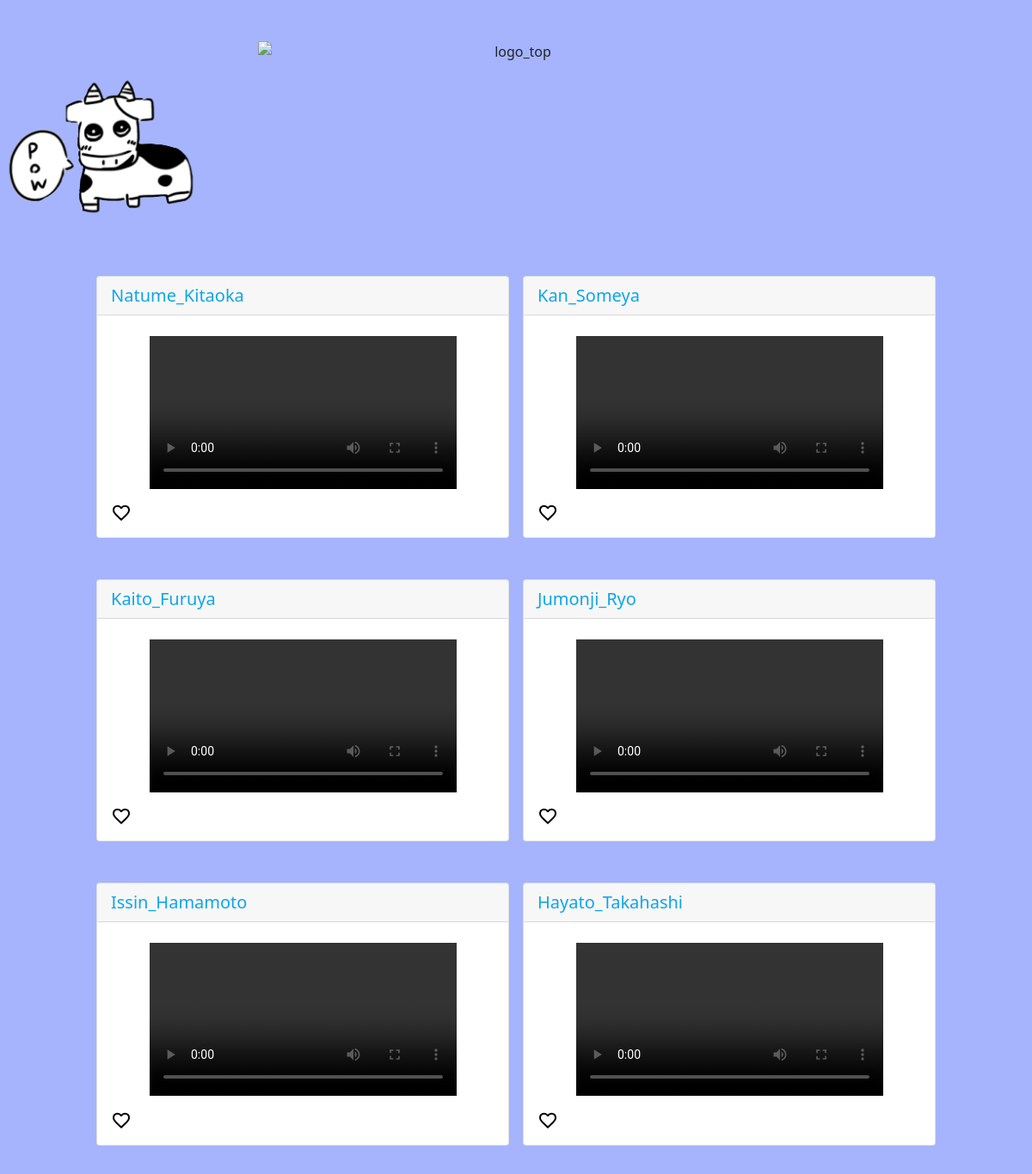
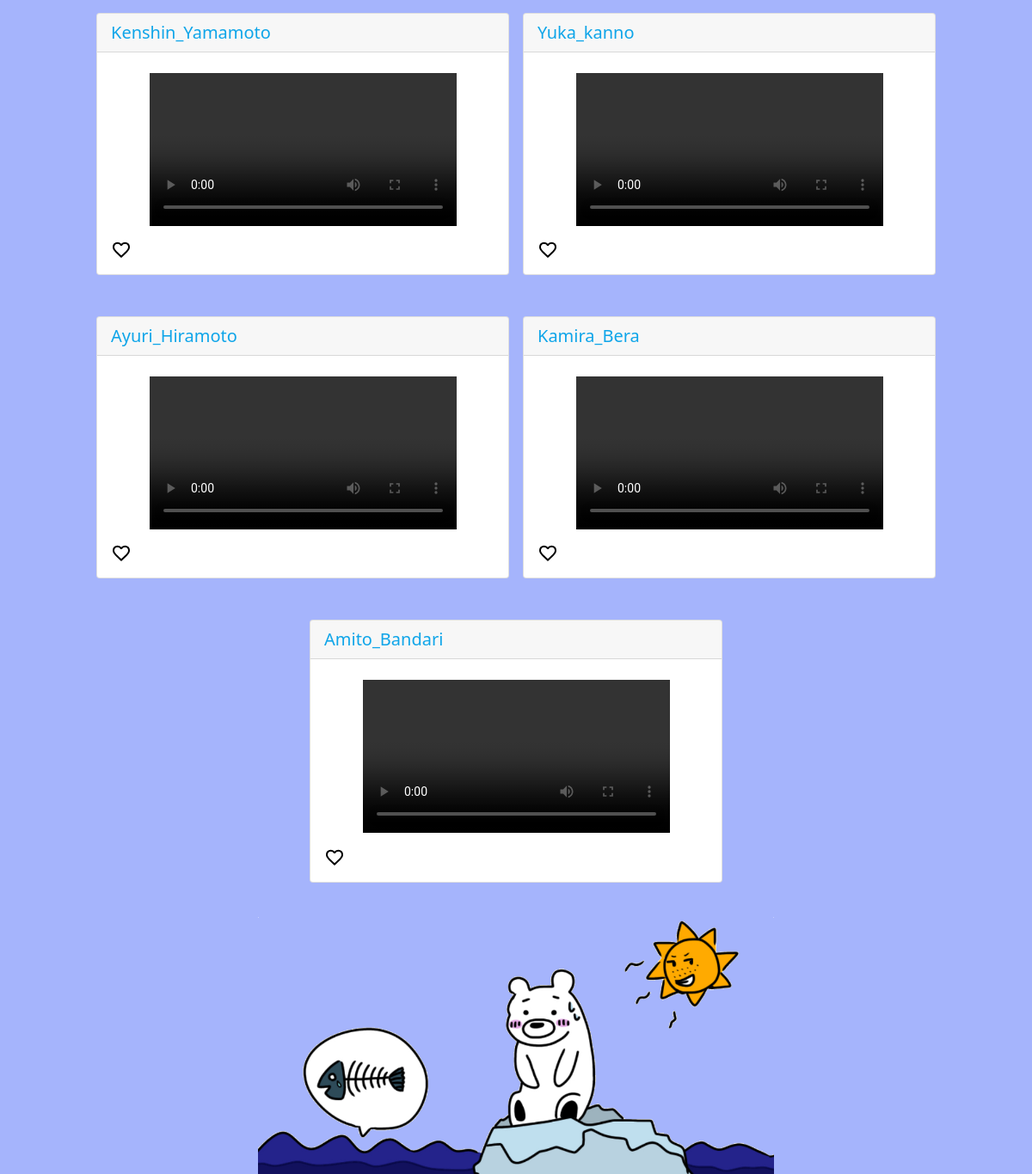
The page / on the database its author committed (2 pictures, top to bottom).
### timelines/models.py (models this page shows, shortened)
class Post(models.Model):
    user = models.ForeignKey(User, on_delete=models.CASCADE ,verbose_name = 'ユーザー')
    text = models.TextField(verbose_name = '本文')
    created_at = models.DateTimeField(auto_now_add=True, verbose_name = '投稿日時')
    post = models.FileField(upload_to='media/%Y/%m/%d/',blank=True, null=True)

### timelines/views.py (the view)
# urls.py: path('', views.IndexView.as_view(), name = 'index'),
class IndexView(ListView):
    template_name = 'index.html'
    context_object_name = 'posts'
    def get_queryset(self):
        queryset = Post.objects.all().order_by('-created_at')
        return queryset

### templates/index.html (shortened to what this page needs)
{% extends 'base.html'%}
{% load static %}
{% block contents %}
<div class="flex items-center justify-center flex-wrap mb-10">
  {% for post in posts %}
    <div class="flex flex-col card mt-5 mx-2" style="width: 30rem">
      <div class="card-header">
        <a href='{% url "timelines:detail" post.pk %}' class='mr-4 text-xl text-sky-500'>
          {{ post.text }}
        </a>
      </div>
      <div class="card-body">
        <div class="mt-2 mb-3">
          {% if post.post %}
            <video class="mx-auto" width="80%" controls>
              <source src="{{ post.post.url }}" type="video/mp4">
            </video>
          {% endif %}
        </div>
        <div>
        </div>
      </div>
    </div>
  {% endfor %}
</div>
{% endblock %}

### templates/base.html (shortened to what this page needs)
{% load static %}
<!DOCTYPE html>
<html lang = 'ja'>
<head>
    <link href="https://cdn.jsdelivr.net/npm/bootstrap@5.0.2/dist/css/bootstrap.min.css" rel="stylesheet">
    <script src="https://cdn.tailwindcss.com"></script>
</head>
<body class="bg-indigo-300">
  <header>
    <div class="w-screen flex items-center justify-center text-center mt-5">
      <img src="https://kitarubekihukei.netlify.app/_next/image?url=%2Fkitarubeki2.png&w=1080&q=75" width="50%" alt="logo_top">
    </div>
    <div>
      <a href="{% url 'timelines:create' %}">
        <img src="{% static 'timelines/IMG_8330.png' %}" alt="pic" width="20%">
      </a>
    </div>
  </header>
    <main class="flex flex-col justify-center items-center w-30">{% block contents %}{% endblock %}</main>
    <footer>
      <div class="flex justify-center items-center">
        <img src="{% static 'timelines/IMG_8329.png' %}" alt="pic" width="50%" >
      </div>
    </footer>
</body>
</html>

### rows shown on the page
Post: text "Natume_Kitaoka"
Post: text "Kan_Someya"
Post: text "Kaito_Furuya"
Post: text "Jumonji_Ryo"
Post: text "Issin_Hamamoto"
Post: text "Hayato_Takahashi"
Post: text "Kenshin_Yamamoto"
Post: text "Yuka_kanno"
Post: text "Ayuri_Hiramoto"
Post: text "Kamira_Bera"
Post: text "Amito_Bandari"
